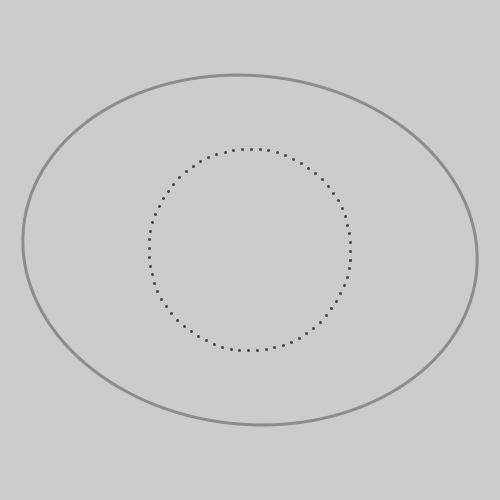
Frame 1 (no input)
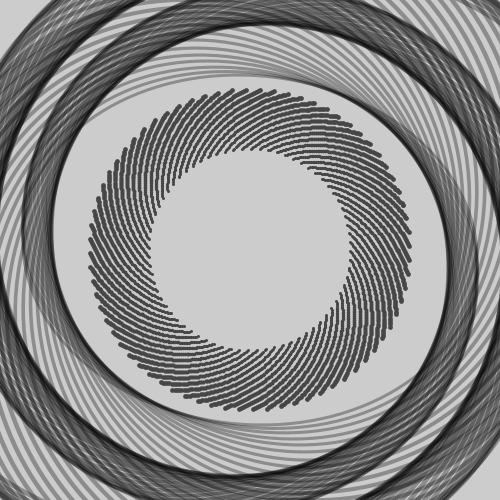
Frame 60 (the mouse pressed at the canvas centre just before this capture)
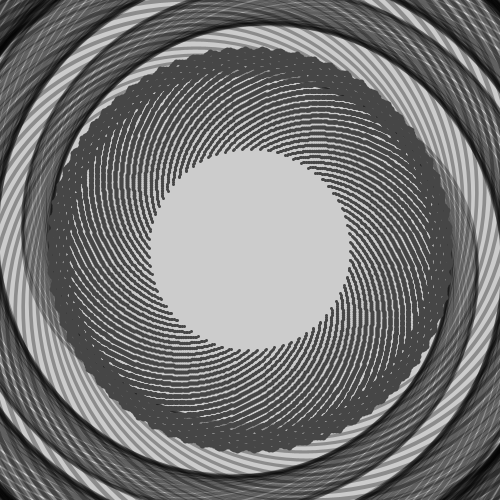
Frame 120 (the mouse held since frame 60 and released just before this capture)

The Processing sketch that drew these frames (run headless with seeded random() and noise(); from frame 60 on, the mouse is pressed at the canvas centre):

// Processing sketch: processing_113056
// ── processing_113056.pde

float r = 0;
float s = 1;
float scaleSpeed = 0.01;
float radius = 100;
float t = 0;
float hue = 0.0;
float offset = 10;
float counter = 0;
float ellipseX = 0.0;

void setup()
{
  size(500, 500);
  colorMode(HSB, 360, 100, 100);
}

void draw()
{
  r += 0.1;
  s += scaleSpeed;
  t += 0.0167;
  counter += 1 / 60.0; // 0.0167;
  drawEllipse();
  
  if (s > 2 || s < 0.01)
  {
    scaleSpeed = -scaleSpeed;
  }
  float degrees = radians(45);
  rectMode(CENTER);
  
  if (t < 8.9)
  {
  int centX = 0;
  int centY = 0;
   
  stroke(0, 80);
  noFill();
  ellipseMode(CENTER);
  translate(width/2, height/2);
  rotate(r);
  scale(s);
  ellipse(centX,centY,450, 345);
  strokeWeight(3);
  stroke(100);
  float x, y;
  float lastx = -999;
  float lasty = -999;
  for (float ang = 0; ang <= 360; ang += 5) {   
    float rad = radians(ang);  
    x = centX + (radius * cos(rad));
    y = centY + (radius * sin(rad));
    point(x,y);
  } //for above circle
  } //for swirl if statement 
} //for void draw

void drawEllipse()
{
  strokeWeight(3);
  if (t > 8.9 && t<22)
  {
  ellipseX += 1;
   
  if (ellipseX > width)
  {
    ellipseX = 0;
  } //for ellipseX if
   
  hue += offset;
  if (hue >= 360)
  {
     offset = -offset;
     hue = 360; 
  } //for hue if
  else if (hue < 0)
  {
    offset = -offset;
    hue = 0; 
  } //for else if
  fill(hue, 100, 100);
   strokeWeight(0);
  float angle = ellipseX * 4;
  float ellipseY = (height / 2) + cos(radians(angle)) * (height / 2);
  ellipse(ellipseY, ellipseX, 200, 100);
  ellipse(ellipseX, ellipseY, 100, 100);
  } //for time if statement
 
  if (t > 18 && t<25)
  {
    pushMatrix();
    strokeWeight(0);
    translate(width/2, height/2);
    smooth();
    fill(36, 0, 99);
    rotate(r);
    scale(s);
    rect(0,0,258,258);
    popMatrix();
  }
  
}//for void drawEllipse
